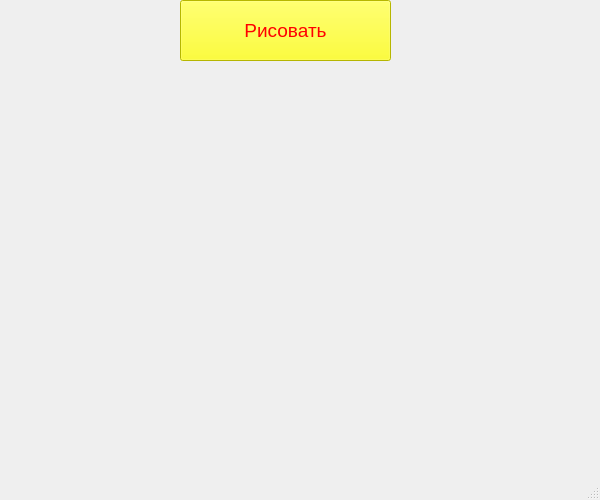
<?xml version="1.0" encoding="UTF-8"?>
<ui version="4.0">
 <class>MainWindow</class>
 <widget class="QMainWindow" name="MainWindow">
  <property name="geometry">
   <rect>
    <x>0</x>
    <y>0</y>
    <width>600</width>
    <height>500</height>
   </rect>
  </property>
  <property name="windowTitle">
   <string>MainWindow</string>
  </property>
  <widget class="QWidget" name="centralwidget">
   <widget class="QPushButton" name="draw">
    <property name="geometry">
     <rect>
      <x>180</x>
      <y>0</y>
      <width>211</width>
      <height>61</height>
     </rect>
    </property>
    <property name="font">
     <font>
      <pointsize>14</pointsize>
     </font>
    </property>
    <property name="styleSheet">
     <string notr="true">background-color: rgb(255, 255, 0);
color: rgb(255, 0, 0);</string>
    </property>
    <property name="text">
     <string>Рисовать</string>
    </property>
   </widget>
  </widget>
  <widget class="QMenuBar" name="menubar">
   <property name="geometry">
    <rect>
     <x>0</x>
     <y>0</y>
     <width>600</width>
     <height>21</height>
    </rect>
   </property>
  </widget>
  <widget class="QStatusBar" name="statusbar"/>
 </widget>
 <resources/>
 <connections/>
</ui>
